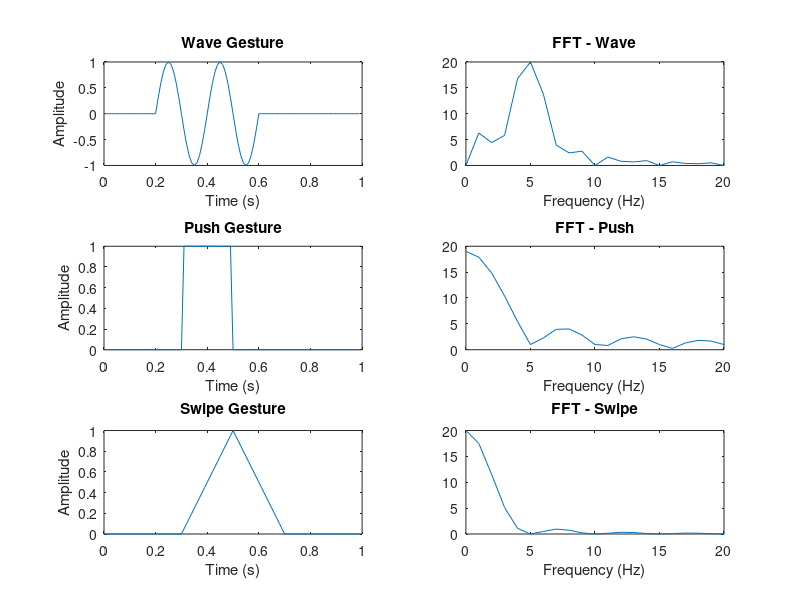

This chart was generated by the following MATLAB code:
% gesture_fft_classification.m
% Simulate gestures and classify them using FFT features

clc; clear; close all

% Sampling setup
fs = 100;               % Sampling frequency (Hz)
t = 0:1/fs:1-1/fs;      % Time vector (1 second)
N = length(t);          % Number of samples
f = (0:N-1)*(fs/N);     % Frequency vector

% 1. Simulate gestures
wave = sin(2*pi*5*t) .* (t > 0.2 & t < 0.6);          % 5 Hz sine burst
push = double(t > 0.3 & t < 0.5);                     % Square pulse
swipe = tripuls(t - 0.5, 0.4);                        % Triangle pulse

% 2. Compute FFTs
WAVE_FFT = abs(fft(wave));
PUSH_FFT = abs(fft(push));
SWIPE_FFT = abs(fft(swipe));

% 3. Plot signals and FFTs
figure;

subplot(3,2,1)
plot(t, wave); title('Wave Gesture'); xlabel('Time (s)'); ylabel('Amplitude');

subplot(3,2,2)
plot(f, WAVE_FFT); title('FFT - Wave'); xlabel('Frequency (Hz)'); xlim([0 20]);

subplot(3,2,3)
plot(t, push); title('Push Gesture'); xlabel('Time (s)'); ylabel('Amplitude');

subplot(3,2,4)
plot(f, PUSH_FFT); title('FFT - Push'); xlabel('Frequency (Hz)'); xlim([0 20]);

subplot(3,2,5)
plot(t, swipe); title('Swipe Gesture'); xlabel('Time (s)'); ylabel('Amplitude');

subplot(3,2,6)
plot(f, SWIPE_FFT); title('FFT - Swipe'); xlabel('Frequency (Hz)'); xlim([0 20]);

% 4. Simple peak frequency classification
get_peak_freq = @(fft_data) f(find(fft_data == max(fft_data(1:N/2)), 1));

wave_freq = get_peak_freq(WAVE_FFT);
push_freq = get_peak_freq(PUSH_FFT);
swipe_freq = get_peak_freq(SWIPE_FFT);

fprintf('Wave Gesture Peak Frequency: %.2f Hz\n', wave_freq);
fprintf('Push Gesture Peak Frequency: %.2f Hz\n', push_freq);
fprintf('Swipe Gesture Peak Frequency: %.2f Hz\n', swipe_freq);
